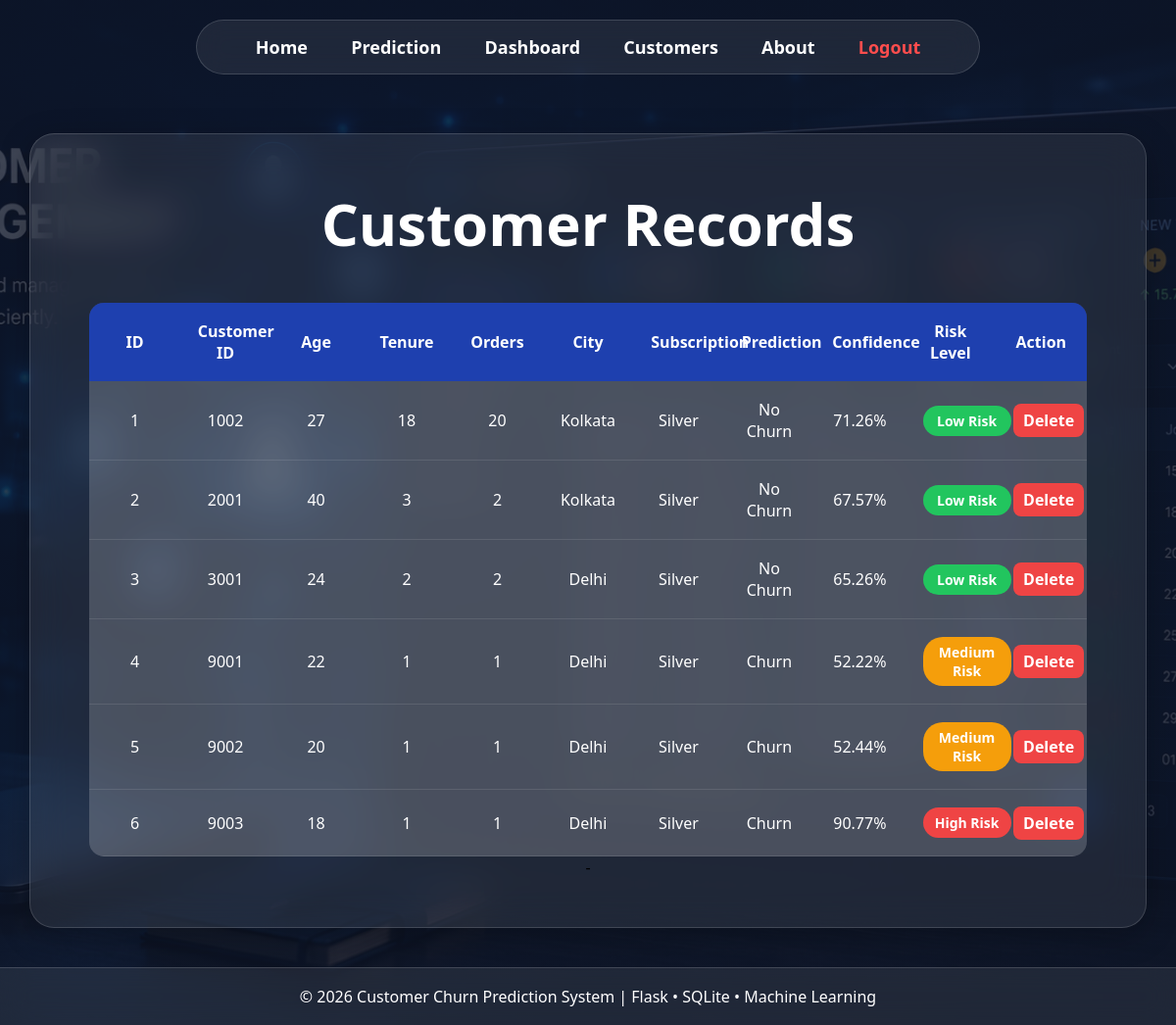
/customers, run on an earlier commit of the app's database.
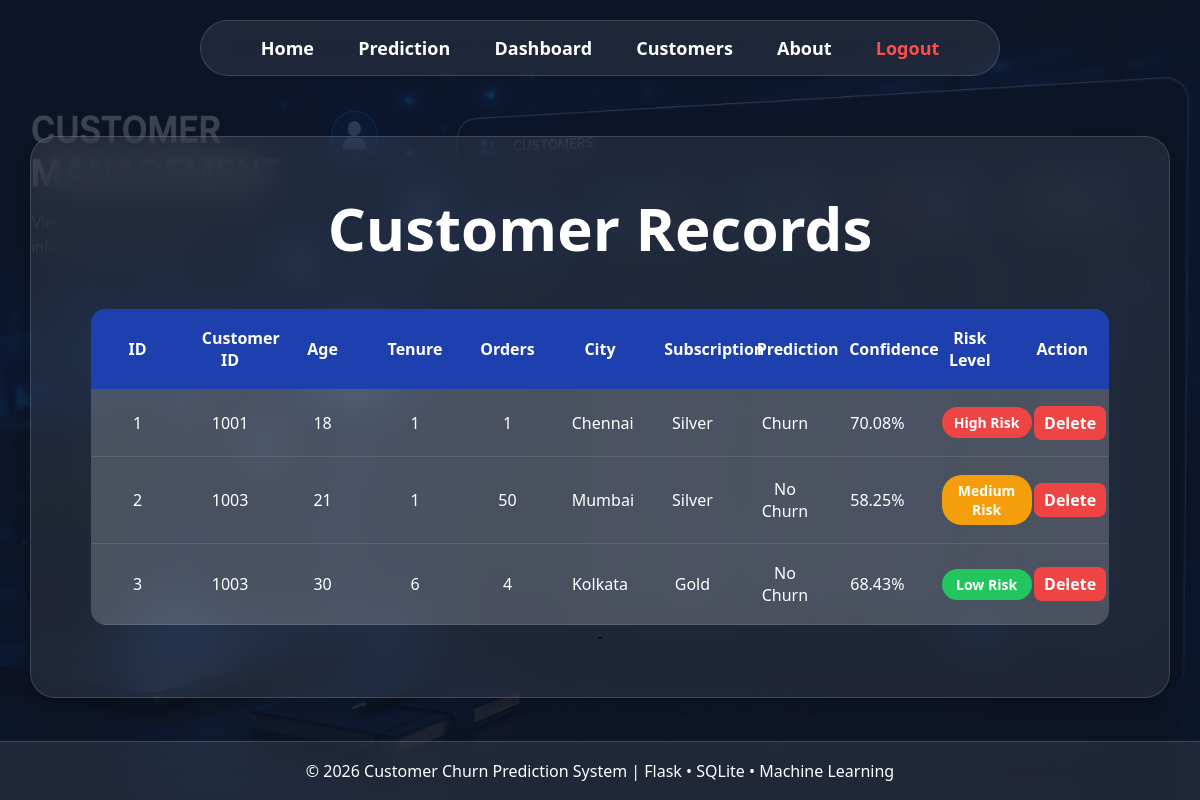
And on a later commit of the database.
### tables this page shows
CREATE TABLE customers(

    id INTEGER PRIMARY KEY AUTOINCREMENT,

    customer_id INTEGER,
    age INTEGER,
    tenure_months INTEGER,

    avg_order_value REAL,
    total_orders INTEGER,

    last_purchase_days_ago INTEGER,
    support_tickets INTEGER,

    gender TEXT,
    city TEXT,
    subscription_type TEXT,

    prediction TEXT,
    confidence REAL,
    risk_level TEXT
);

### app.py (the view)
@app.route('/customers')
def customers():
    conn = get_db_connection()
    customers = conn.execute(
        "SELECT * FROM customers ORDER BY id ASC"
    ).fetchall()
    conn.close()
    return render_template(
        'customers.html',
        customers=customers
    )

### app.py (called while the page is built)
def get_db_connection():
    conn = sqlite3.connect("churn.db")
    conn.row_factory = sqlite3.Row
    return conn

### templates/customers.html (shortened to what this page needs)
<!DOCTYPE html>
<html>
<head>
    <link rel="stylesheet"
          href="{{ url_for('static', filename='css/style.css') }}">
</head>
<body class="customers-page">
<body>
<nav>
    <a href="/home">Home</a>
    <a href="/prediction">Prediction</a>
    <a href="/dashboard">Dashboard</a>
    <a href="/customers">Customers</a>
    <a href="/about">About</a>
<a href="/logout" class="logout-btn">Logout</a>
</nav>
<div class="hero">
    <h1>Customer Records</h1>
<div class="table-container">
    <table>
        <tr>
            <th>ID</th>
            <th>Customer ID</th>
            <th>Age</th>
            <th>Tenure</th>
            <th>Orders</th>
            <th>City</th>
            <th>Subscription</th>
            <th>Prediction</th>
            <th>Confidence</th>
            <th>Risk Level</th>
            <th>Action</th>
        </tr>
        {% for customer in customers %}
        <tr>
            <td>{{ loop.index }}</td>
            <td>{{ customer['customer_id'] }}</td>
            <td>{{ customer['age'] }}</td>
            <td>{{ customer['tenure_months'] }}</td>
            <td>{{ customer['total_orders'] }}</td>
            <td>{{ customer['city'] }}</td>
            <td>{{ customer['subscription_type'] }}</td>
            <td>{{ customer['prediction'] }}</td>
            <td>{{ customer['confidence'] }}%</td>
            <td>
    {% if customer['risk_level'] == 'High Risk' %}
        <span class="risk-high">High Risk</span>
    {% elif customer['risk_level'] == 'Medium Risk' %}
        <span class="risk-medium">Medium Risk</span>
    {% else %}
        <span class="risk-low">Low Risk</span>
    {% endif %}
</td>
            <td>
                <a href="/delete_customer/{{ customer['id'] }}"
                   class="delete-btn">
                   Delete
                </a>
            </td>
        </tr>
        {% endfor %}
    </table>
-</div>
</div>
<footer>
    © 2026 Customer Churn Prediction System | Flask • SQLite • Machine Learning
</footer>
</body>
</html>

What changed in the data, as far as the page shows it:
removed customers: customer_id "3001", age "24", tenure_months "2", total_orders "2", city "Delhi", subscription_type "Silver", prediction "No Churn", confidence "65.26", risk_level "Low Risk"
removed customers: customer_id "9001", age "22", tenure_months "1", total_orders "1", city "Delhi", subscription_type "Silver", prediction "Churn", confidence "52.22", risk_level "Medium Risk"
removed customers: customer_id "9002", age "20", tenure_months "1", total_orders "1", city "Delhi", subscription_type "Silver", prediction "Churn", confidence "52.44", risk_level "Medium Risk"
removed customers: customer_id "9003", age "18", tenure_months "1", total_orders "1", city "Delhi", subscription_type "Silver", prediction "Churn", confidence "90.77", risk_level "High Risk"
added customers: customer_id "1001", age "18", tenure_months "1", total_orders "1", city "Chennai", subscription_type "Silver", prediction "Churn", confidence "70.08", risk_level "High Risk"
changed customers: customer_id "1002" → "1003"; age "27" → "21"; tenure_months "18" → "1"; total_orders "20" → "50"; city "Kolkata" → "Mumbai"; confidence "71.26" → "58.25"; risk_level "Low Risk" → "Medium Risk"
changed customers "Kolkata": customer_id "2001" → "1003"; age "40" → "30"; tenure_months "3" → "6"; total_orders "2" → "4"; subscription_type "Silver" → "Gold"; confidence "67.57" → "68.43"
